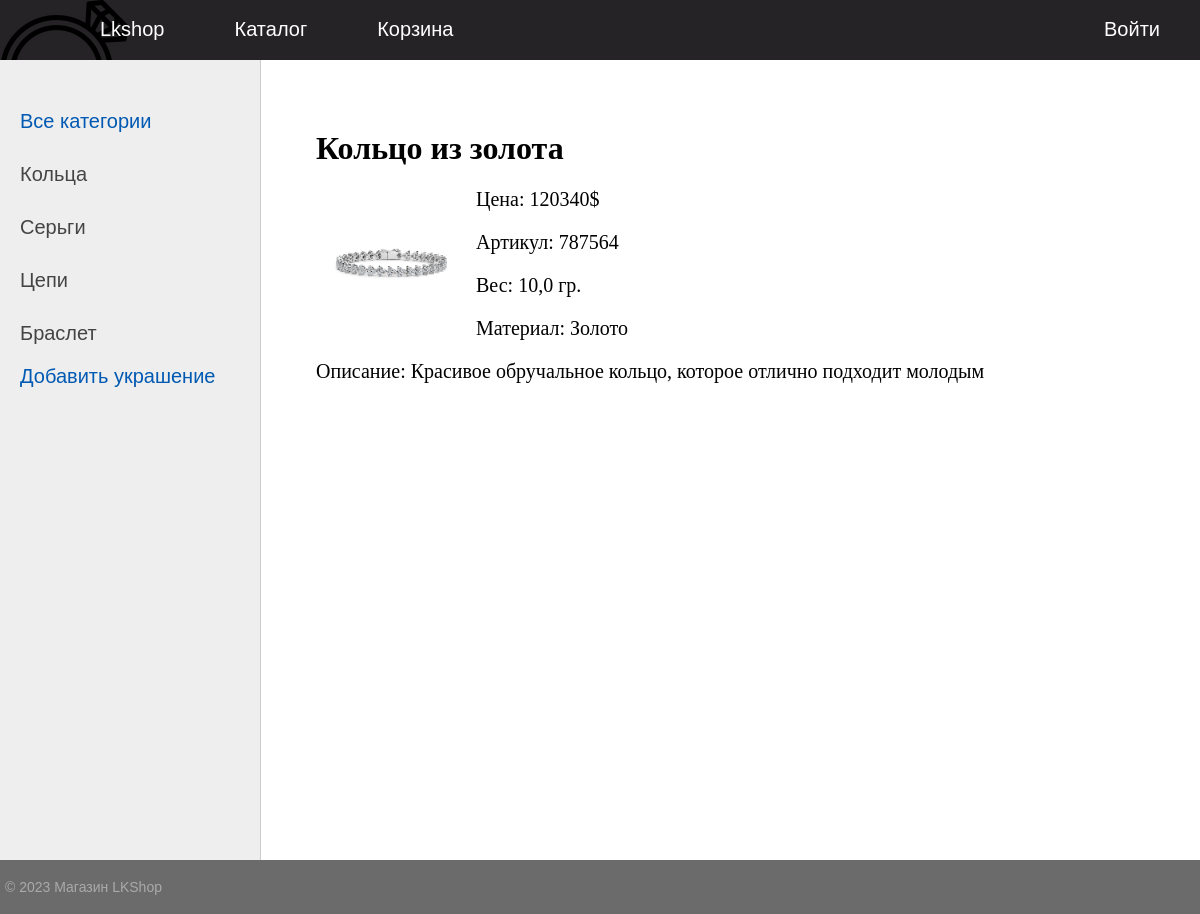
Screenshot of /jewelry/kolco-iz-zolota/ with the database file from the repository.
### product/models.py (models this page shows, shortened)
class Category(models.Model):
    name = models.CharField(max_length=100, db_index= True, verbose_name="Категория")
    slug = models.SlugField(verbose_name='URL', max_length=255, unique=True, db_index=True)
    def get_absolute_url(self):
        return reverse('category', kwargs={'cat_slug': self.slug})
    class Meta:
        verbose_name = 'Категория'
        verbose_name_plural = 'Категории'
        ordering =['id']

class Product(models.Model):
    name = models.CharField(max_length=255, verbose_name='Название')
    slug = models.SlugField(verbose_name='URL', max_length=255, unique=True, db_index=True)
    cost = models.IntegerField()
    articul = models.IntegerField()
    weight = models.FloatField(default=10, verbose_name='Вес')
    material = models.CharField(max_length=100, null=True, verbose_name='Материал')
    description = models.TextField(blank=True, verbose_name='Описание')
    photo = models.ImageField(upload_to="photos/%Y/%m/%d/", verbose_name='Фото')
    time_create = models.DateTimeField(auto_now_add=True, verbose_name='Время создания')
    time_update = models.DateTimeField(auto_now=True)
    is_published = models.BooleanField(default=True, verbose_name='Публикация')
    cat = models.ForeignKey('Category', on_delete=models.PROTECT, null = True)
    def __str__(self):
        return self.name
    class Meta:
        verbose_name = 'Украшения'
        verbose_name_plural = 'Украшения'
        ordering =['time_create', 'name']

### product/views.py (the view)
# urls.py: path('jewelry/<slug:jewelry_slug>/', ShowJewelry.as_view(), name='jewelry'),
class ShowJewelry(DataMixin, DetailView):
    model = Product
    template_name = 'product/jewelry.html'
    slug_url_kwarg = 'jewelry_slug'
    context_object_name = 'jewelry'
    def get_context_data(self, *, object_list=None, **kwargs):
        context = super().get_context_data(**kwargs)
        c_def = self.get_user_context(title=context['jewelry'])
        return dict(list(context.items()) + list(c_def.items()))

### product/utils.py (called while the page is built)
    def get_user_context(self, **kwargs):
        context = kwargs
        cats = Category.objects.all()
        context['menu'] = menu
        context['cats']=cats
        if 'cat_selected' not in context:
            context['cat_selected'] = 0
        return context

### product/templates/product/jewelry.html
{% extends 'product/base.html' %}
{% block content %}
<h1>{{jewelry.name}}</h1>
{% if jewelry.photo %}
<p><img class="img-article-left thumb" src="{{jewelry.photo.url}}"></p>
{% endif %}
<p> Цена: {{ jewelry.cost }}$</p>
<p> Артикул: {{ jewelry.articul }}</p>
<p> Вес: {{ jewelry.weight }} гр.</p>
<p> Материал: {{ jewelry.material }}</p>
<p> Описание: {{ jewelry.description }}</p>
{% endblock %}

### product/templates/product/base.html (shortened to what this page needs)
{% load static %}
<!DOCTYPE html>
<html lang="en">
<head>
    <link type="text/css" href="{% static 'product/css/styles.css' %}" rel="stylesheet" />
</head>
<body>
{% block mainmenu %}
 <div class="header">
			<ul id="mainmenu" class="mainmenu">
			<li class="logo"><a href="#"><div class="logo">
				<img src="../../static/product/images/icon.ico" id="Home_Icon"/>
			</div></a></li>
{% for m in menu %}
	{% if not forloop.last %}
			<li><a href="#">{{m.title}}</a></li>
	{% else %}
			<li class="last"><a href="#">{{m.title}}</a></li>
	{% endif %}
{% endfor %}
			</ul>
		</div>
{% endblock mainmenu %}
<table class="table-content" border=0 cellpadding="0" cellspacing="0">
<tr>
	<td valign="top" class="left-chapters">
	<ul id="leftchapters">
{% if cat_selected == 0 %}
		<li class="selected">Все категории</li>
{% else %}
		<li><a href="{% url 'home' %}">Все категории</a></li>
{% endif %}
{% for c in cats %}
	{% if c.pk == cat_selected %}
		<li class="selected">{{c.name}}</li>
	{% else %}
		<li><a href="{{ c.get_absolute_url }}">{{c.name}}</a></li>
	{% endif %}
{% endfor %}
		<p><a href="{% url 'addjewelry' %}">Добавить украшение</a></p>
	</ul>
</td>
<td valign="top" class="content">
	<div class="content-text">
{% block content %}
{% endblock %}
	</div>
</td></tr></table>
<tr><td valign=top>
	<div id="footer">
		<p>&copy; 2023 Магазин LKShop</p>
	</div>
</td></tr></table>
</body>
</html>

### product/static/product/css/styles.css (style rules this page uses)
html, body { font-family: 'Arial'; margin: 0; padding: 0; height: 100%; width: 100%; color: #444; }
a { color: #0059b2; text-decoration: none; }
img { max-width: 600px; height: auto; }
img.img-article-left { max-width: 300px; height: auto; float: left; padding: 0 10px 10px 0; }
img.img-article-left.thumb { max-width: 150px; height: auto; }
.header { background: #252325; height: 60px; }
.logo { background: url('../images/logo.png') no-repeat 10px 5px; width: 70px; height: 60px; }
ul.mainmenu { list-style: none; margin: 0; padding: 0; height: 60px; color: #fdc073; font-size: 20px; overflow: hidden; }
ul.mainmenu li { float: left; margin: 18px 40px 0 30px; }
ul.mainmenu li.logo { margin: 0; }
ul.mainmenu li.last { float: right; }
ul.mainmenu li a { color: #ffffff; text-decoration: none; }
.table-content { width: 100%; min-height: 100%; height: 100%; }
.left-chapters { margin: 0; background: #eee; border-right: 1px solid #ccc; min-height: 100%; }
.left-chapters ul { width: 230px; min-height: 100%; margin: 0; padding: 20px 10px 10px 20px; list-style: none; font-size: 20px; }
.left-chapters ul li { margin: 30px 0 0 0; color: #999; }
.left-chapters ul li.selected { color: #0059b2; }
.left-chapters ul li a { color: #444; text-decoration: none; }
.content { padding: 40px 20px 20px 40px; width: 100%; box-sizing: border-box; }
.content-text { margin: 30px 0 0 15px; color: #000; font-size: 20px; font-family: Yandex Sans Display Light; }
.content-text h1 { font-size: 32px; }
#footer { box-sizing: border-box; background: #6B6B6B; padding: 5px; color: #aaa; font-size: 14px; font-family: Verdana, Geneva, Arial, Helvetica; text-align: left; overflow: hidden; }

### rows the page displays
Category: name "Кольца"
Category: name "Серьги"
Category: name "Цепи"
Category: name "Браслет"
Product: name "Кольцо из золота", photo (picture), cost "120340", articul "787564", weight "10,0", material "Золото", description "Красивое обручальное кольцо, которое отлично подходит молодым"

### other values shown
{{ m.title }} "Lkshop" "Каталог" "Корзина"
{{ m.title }} "Войти"
